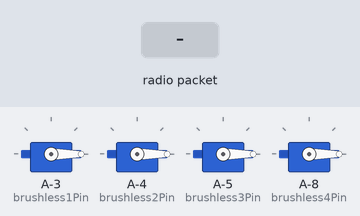
The sketch below on a simulated ATtiny85, built with avr-gcc and run on an emulated ATtiny85. Parts: 4 × servo. The test bench sets the inputs (shaded band). No radio packets arrive unless stated.

Above: at 1.2 s.
1.3 s: radio packet "1" arrives
At 2.1 s:
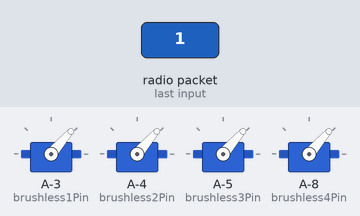
2.8 s: radio packet "0" arrives
At 3.2 s:
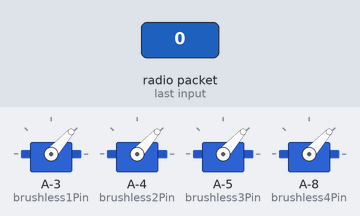
Timing chart, 0 to 5.8 s (numbered marks = the images above; inputs shaded):
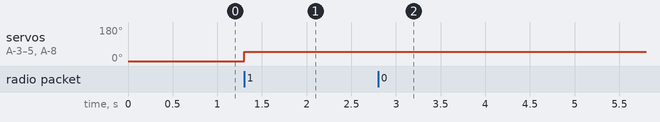

Measured:
- after the input at 1.3 s, servo on A-3 (brushless1Pin), servo on A-4 (brushless2Pin), servo on A-5 (brushless3Pin), servo on A-8 (brushless4Pin): 0° → 49° at once
- after the input at 2.8 s, servo on A-3 (brushless1Pin), servo on A-4 (brushless2Pin), servo on A-5 (brushless3Pin), servo on A-8 (brushless4Pin): 49° → 48° at once

The sketch:

170305rf_2.ino
```cpp
#include <VirtualWire.h>
#include <SoftwareServo.h>

SoftwareServo esc1;
SoftwareServo esc2;
SoftwareServo esc3;
SoftwareServo esc4;

int brushless1Pin = 11;
int brushless2Pin = 10;
int brushless3Pin = 9;
int brushless4Pin = 6;
int potPin = A0;

int speed = 0;

void setup() {

   esc1.attach( brushless1Pin );
   esc2.attach( brushless2Pin );
   esc3.attach( brushless3Pin );
   esc4.attach( brushless4Pin );

  vw_set_ptt_inverted(true);
  vw_setup(2000);
  vw_set_rx_pin(3);
  vw_rx_start();

}

void loop() {
  SoftwareServo::refresh();

  uint8_t buf[VW_MAX_MESSAGE_LEN];
  uint8_t buflen = VW_MAX_MESSAGE_LEN;

  if (vw_get_message(buf, &buflen)) {
    speed = buf[0];
  }

  esc1.write( speed );
  esc2.write( speed );
  esc3.write( speed );
  esc4.write( speed );

}
```
